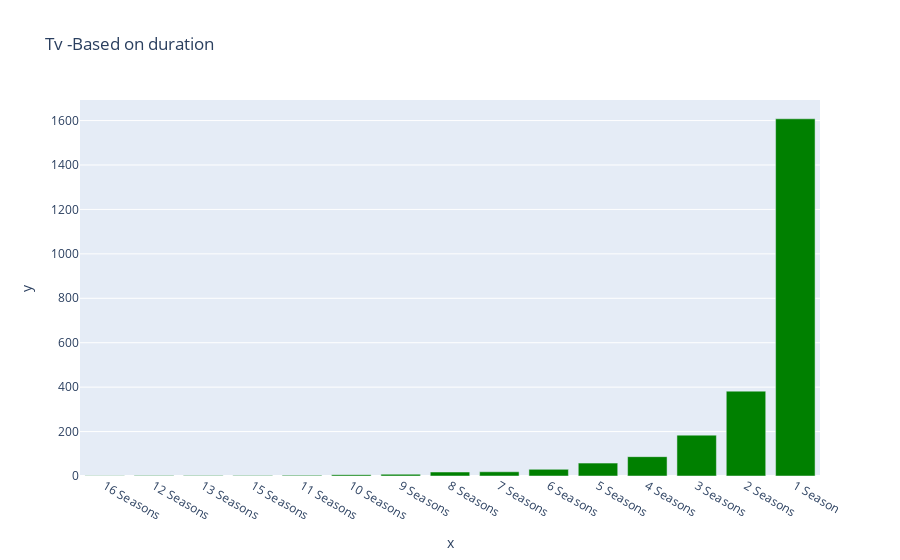

Notebook code for this chart:
### Code cell
fig = px.bar(x=new_tv['duration'], y = new_tv['show_id'],title='Tv -Based on duration')
fig.update_traces(marker = dict(color= 'green'))

fig.update_xaxes(type='category',categoryorder='total ascending')

fig.show()

### Figure 1 — Plotly figure (JSON) as saved in the notebook; plotly's stock layout.template omitted (floating-point values rounded to 4 significant figures)
{"data": [{"alignmentgroup": "True", "hovertemplate": "x=%{x}<br>y=%{y}<extra></extra>", "legendgroup": "", "marker": {"color": "green", "pattern": {"shape": ""}}, "name": "", "offsetgroup": "", "orientation": "v", "showlegend": false, "textposition": "auto", "type": "bar", "x": ["1 Season", "10 Seasons", "11 Seasons", "12 Seasons", "13 Seasons", "15 Seasons", "16 Seasons", "2 Seasons", "3 Seasons", "4 Seasons", "5 Seasons", "6 Seasons", "7 Seasons", "8 Seasons", "9 Seasons"], "xaxis": "x", "y": [1608, 6, 3, 2, 2, 2, 1, 382, 184, 87, 58, 30, 19, 18, 8], "yaxis": "y"}], "layout": {"barmode": "relative", "legend": {"tracegroupgap": 0}, "title": {"text": "Tv -Based on duration"}, "xaxis": {"anchor": "y", "categoryorder": "total ascending", "domain": [0, 1], "title": {"text": "x"}, "type": "category"}, "yaxis": {"anchor": "x", "domain": [0, 1], "title": {"text": "y"}}}}
